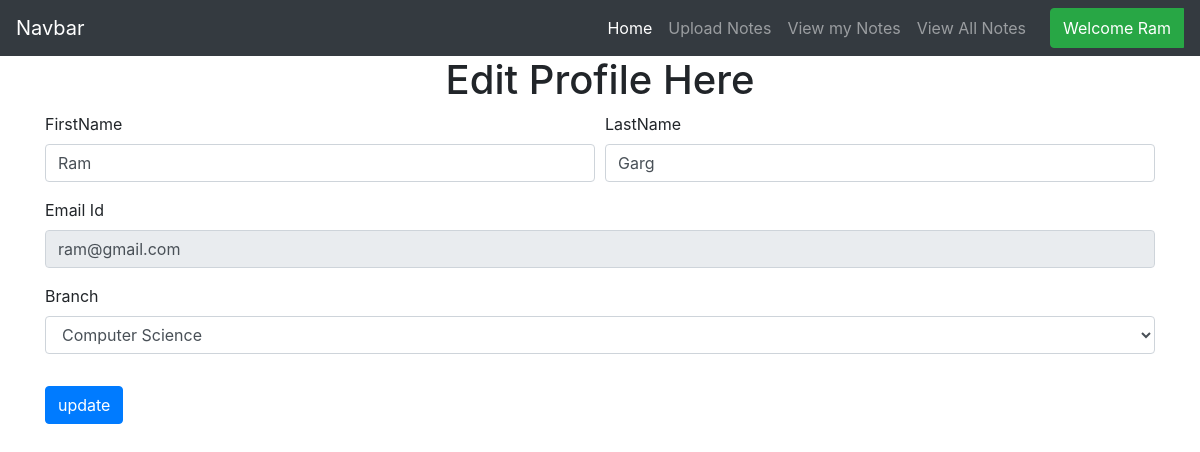
Screenshot of /edit_profile (signed in) with the database file from the repository.
### notes/models.py (models this page shows, shortened)
class Signup(models.Model):
    user = models.ForeignKey(User,on_delete=models.CASCADE)
    branch =models.CharField(max_length=30,null=True)
    role =models.CharField(max_length=15,null=True)

### notes/views.py (the view, shortened to what this page needs)
# urls.py: path('edit_profile',edit_profile, name='edit_profile'),
def edit_profile(request):
    if not request.user.is_authenticated:
        return redirect('index')
    user = User.objects.get(id= request.user.id)
    data = Signup.objects.get(user=user)
    d={'data':data,'user':user}
    return render(request,'notes/edit_profile.html',d)

### notes/templates/notes/edit_profile.html (shortened to what this page needs)
{% extends 'notes/usernav.html' %}
{% load static %}
{% block body %}
<h1 class="text-center">Edit Profile Here</h1>
<div class="container ">
<div class="row ">
    <div class="col-sm-12">
    <form method="POST">
        <div class="form-row">
            <div class="form-group col-md-6">
                <label >FirstName</label>
                <input type="text" class="form-control" value="{{data.user.first_name}}" name="firstname">
            </div>
            <div class="form-group col-md-6">
                <label >LastName</label>
                <input type="text" class="form-control" value="{{data.user.last_name}}" name="lastname">
            </div>
        </div>
        <div class="form-row">
            <div class="form-group col-md-12">
                <label >Email Id</label>
                <input type="text" class="form-control" value="{{data.user.email}}" name="emailid" readonly>
            </div>
        </div>
        <div class="form-row">
            <div class="form-group col-md-12">
                <label >Branch</label>
                <select class="form-control"  name="branch" >
                    <option value="{{data.branch}}">{{data.branch}}</option>
                </select>
            </div>
        </div>
        <input type="submit" value="update" class="btn btn-primary mt-3">
    </form>
</div>
</div>
</div>
{% endblock %}

### notes/templates/notes/usernav.html (shortened to what this page needs)
<!DOCTYPE html>
<html lang="en">
<head>
  <link rel="stylesheet" href="https://maxcdn.bootstrapcdn.com/bootstrap/4.3.1/css/bootstrap.min.css">
  <link rel="stylesheet" href="https://use.fontawesome.com/releases/v5.6.3/css/all.css">
</head>
<body>
  <nav class="navbar navbar-expand-lg navbar-dark bg-dark">
    <a class="navbar-brand" href="#">Navbar</a>
    <div class="collapse navbar-collapse" id="navbarSupportedContent">
      <ul class="navbar-nav ml-auto">
        <li class="nav-item active">
          <a class="nav-link" href="{% url 'profile' %}">Home </a>
        </li>
        <li class="nav-item">
          <a class="nav-link" href="{% url 'upload_notes' %}">Upload Notes</a>
        </li>
        <li class="nav-item ">
          <a class="nav-link" href="{% url 'view_mynotes' %}">View my Notes </a>
        </li>
        <li class="nav-item ">
            <a class="nav-link mr-3" href="{% url 'viewallnotes' %}">View All Notes </a>
          </li>
          <div class="btn-group">
              <button type="button" class="btn btn-success" data-toggle="dropdown">Welcome {{request.user.first_name}}</button>
          </div>
      </ul>
    </div>
  </nav>
</body>
</html>
{% block body %}
{% endblock %}

### rows the page displays
Signup: firstname "Ram", lastname "Garg", emailid "ram@gmail.com", branch "Computer Science"

### other values shown
{{ request.user.first_name }} "Ram"
